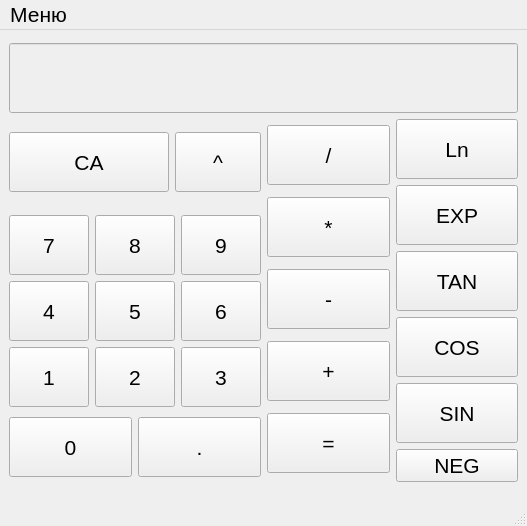
<?xml version="1.0" encoding="UTF-8"?>
<ui version="4.0">
 <class>MainWindow</class>
 <widget class="QMainWindow" name="MainWindow">
  <property name="geometry">
   <rect>
    <x>0</x>
    <y>0</y>
    <width>527</width>
    <height>526</height>
   </rect>
  </property>
  <property name="font">
   <font>
    <pointsize>16</pointsize>
   </font>
  </property>
  <property name="mouseTracking">
   <bool>false</bool>
  </property>
  <property name="focusPolicy">
   <enum>Qt::NoFocus</enum>
  </property>
  <property name="windowTitle">
   <string>Calculator</string>
  </property>
  <widget class="QWidget" name="centralwidget">
   <layout class="QGridLayout" name="gridLayout_2">
    <item row="0" column="0">
     <layout class="QGridLayout" name="gridLayout">
      <item row="0" column="0" colspan="3">
       <widget class="QLineEdit" name="Edit_screen">
        <property name="enabled">
         <bool>false</bool>
        </property>
        <property name="minimumSize">
         <size>
          <width>0</width>
          <height>70</height>
         </size>
        </property>
        <property name="font">
         <font>
          <pointsize>36</pointsize>
         </font>
        </property>
        <property name="text">
         <string/>
        </property>
       </widget>
      </item>
      <item row="1" column="0">
       <layout class="QHBoxLayout" name="horizontalLayout_5">
        <item>
         <widget class="QPushButton" name="Button_clean">
          <property name="minimumSize">
           <size>
            <width>160</width>
            <height>60</height>
           </size>
          </property>
          <property name="font">
           <font>
            <pointsize>16</pointsize>
           </font>
          </property>
          <property name="text">
           <string>CA</string>
          </property>
          <property name="shortcut">
           <string>Backspace</string>
          </property>
         </widget>
        </item>
        <item>
         <widget class="QPushButton" name="Button_power">
          <property name="minimumSize">
           <size>
            <width>0</width>
            <height>60</height>
           </size>
          </property>
          <property name="font">
           <font>
            <pointsize>16</pointsize>
           </font>
          </property>
          <property name="text">
           <string>^</string>
          </property>
          <property name="shortcut">
           <string>^</string>
          </property>
         </widget>
        </item>
       </layout>
      </item>
      <item row="1" column="1" rowspan="2">
       <layout class="QVBoxLayout" name="verticalLayout_4">
        <item>
         <widget class="QPushButton" name="Button_division">
          <property name="minimumSize">
           <size>
            <width>0</width>
            <height>60</height>
           </size>
          </property>
          <property name="font">
           <font>
            <pointsize>16</pointsize>
           </font>
          </property>
          <property name="text">
           <string>/</string>
          </property>
          <property name="shortcut">
           <string>/</string>
          </property>
         </widget>
        </item>
        <item>
         <widget class="QPushButton" name="Button_mult">
          <property name="minimumSize">
           <size>
            <width>0</width>
            <height>60</height>
           </size>
          </property>
          <property name="font">
           <font>
            <pointsize>16</pointsize>
           </font>
          </property>
          <property name="text">
           <string>*</string>
          </property>
          <property name="shortcut">
           <string>*</string>
          </property>
         </widget>
        </item>
        <item>
         <widget class="QPushButton" name="Button_minus">
          <property name="minimumSize">
           <size>
            <width>0</width>
            <height>60</height>
           </size>
          </property>
          <property name="font">
           <font>
            <pointsize>16</pointsize>
           </font>
          </property>
          <property name="text">
           <string>-</string>
          </property>
          <property name="shortcut">
           <string>-</string>
          </property>
         </widget>
        </item>
        <item>
         <widget class="QPushButton" name="Button_plus">
          <property name="minimumSize">
           <size>
            <width>0</width>
            <height>60</height>
           </size>
          </property>
          <property name="font">
           <font>
            <pointsize>16</pointsize>
           </font>
          </property>
          <property name="text">
           <string>+</string>
          </property>
          <property name="shortcut">
           <string>+</string>
          </property>
         </widget>
        </item>
        <item>
         <widget class="QPushButton" name="Button_equals">
          <property name="minimumSize">
           <size>
            <width>0</width>
            <height>60</height>
           </size>
          </property>
          <property name="font">
           <font>
            <pointsize>16</pointsize>
           </font>
          </property>
          <property name="text">
           <string>=</string>
          </property>
          <property name="shortcut">
           <string>Enter</string>
          </property>
         </widget>
        </item>
       </layout>
      </item>
      <item row="1" column="2" rowspan="2">
       <layout class="QVBoxLayout" name="verticalLayout_3">
        <item>
         <widget class="QPushButton" name="Button_ln">
          <property name="minimumSize">
           <size>
            <width>0</width>
            <height>60</height>
           </size>
          </property>
          <property name="font">
           <font>
            <pointsize>16</pointsize>
           </font>
          </property>
          <property name="text">
           <string>Ln</string>
          </property>
          <property name="shortcut">
           <string>L</string>
          </property>
         </widget>
        </item>
        <item>
         <widget class="QPushButton" name="Button_exp">
          <property name="minimumSize">
           <size>
            <width>0</width>
            <height>60</height>
           </size>
          </property>
          <property name="font">
           <font>
            <pointsize>16</pointsize>
           </font>
          </property>
          <property name="text">
           <string>EXP</string>
          </property>
          <property name="shortcut">
           <string>E</string>
          </property>
         </widget>
        </item>
        <item>
         <widget class="QPushButton" name="Button_tan">
          <property name="minimumSize">
           <size>
            <width>0</width>
            <height>60</height>
           </size>
          </property>
          <property name="font">
           <font>
            <pointsize>16</pointsize>
           </font>
          </property>
          <property name="text">
           <string>TAN</string>
          </property>
          <property name="shortcut">
           <string>T</string>
          </property>
         </widget>
        </item>
        <item>
         <widget class="QPushButton" name="Button_cos">
          <property name="minimumSize">
           <size>
            <width>0</width>
            <height>60</height>
           </size>
          </property>
          <property name="font">
           <font>
            <pointsize>16</pointsize>
           </font>
          </property>
          <property name="text">
           <string>COS</string>
          </property>
          <property name="shortcut">
           <string>C</string>
          </property>
         </widget>
        </item>
        <item>
         <widget class="QPushButton" name="Button_sin">
          <property name="minimumSize">
           <size>
            <width>0</width>
            <height>60</height>
           </size>
          </property>
          <property name="font">
           <font>
            <pointsize>16</pointsize>
           </font>
          </property>
          <property name="text">
           <string>SIN</string>
          </property>
          <property name="shortcut">
           <string>S</string>
          </property>
         </widget>
        </item>
        <item>
         <widget class="QPushButton" name="pushButton">
          <property name="text">
           <string>NEG</string>
          </property>
         </widget>
        </item>
       </layout>
      </item>
      <item row="2" column="0">
       <layout class="QVBoxLayout" name="verticalLayout_2">
        <item>
         <layout class="QVBoxLayout" name="verticalLayout">
          <item>
           <layout class="QHBoxLayout" name="horizontalLayout_3">
            <item>
             <widget class="QPushButton" name="Button_7">
              <property name="minimumSize">
               <size>
                <width>0</width>
                <height>60</height>
               </size>
              </property>
              <property name="font">
               <font>
                <pointsize>16</pointsize>
               </font>
              </property>
              <property name="text">
               <string>7</string>
              </property>
              <property name="shortcut">
               <string>7</string>
              </property>
             </widget>
            </item>
            <item>
             <widget class="QPushButton" name="Button_8">
              <property name="minimumSize">
               <size>
                <width>0</width>
                <height>60</height>
               </size>
              </property>
              <property name="font">
               <font>
                <pointsize>16</pointsize>
               </font>
              </property>
              <property name="text">
               <string>8</string>
              </property>
              <property name="shortcut">
               <string>8</string>
              </property>
             </widget>
            </item>
            <item>
             <widget class="QPushButton" name="Button_9">
              <property name="minimumSize">
               <size>
                <width>0</width>
                <height>60</height>
               </size>
              </property>
              <property name="font">
               <font>
                <pointsize>16</pointsize>
               </font>
              </property>
              <property name="text">
               <string>9</string>
              </property>
              <property name="shortcut">
               <string>9</string>
              </property>
             </widget>
            </item>
           </layout>
          </item>
          <item>
           <layout class="QHBoxLayout" name="horizontalLayout_2">
            <item>
             <widget class="QPushButton" name="Button_4">
              <property name="minimumSize">
               <size>
                <width>0</width>
                <height>60</height>
               </size>
              </property>
              <property name="font">
               <font>
                <pointsize>16</pointsize>
               </font>
              </property>
              <property name="text">
               <string>4</string>
              </property>
              <property name="shortcut">
               <string>4</string>
              </property>
             </widget>
            </item>
            <item>
             <widget class="QPushButton" name="Button_5">
              <property name="minimumSize">
               <size>
                <width>0</width>
                <height>60</height>
               </size>
              </property>
              <property name="font">
               <font>
                <pointsize>16</pointsize>
               </font>
              </property>
              <property name="text">
               <string>5</string>
              </property>
              <property name="shortcut">
               <string>5</string>
              </property>
             </widget>
            </item>
            <item>
             <widget class="QPushButton" name="Button_6">
              <property name="minimumSize">
               <size>
                <width>0</width>
                <height>60</height>
               </size>
              </property>
              <property name="font">
               <font>
                <pointsize>16</pointsize>
               </font>
              </property>
              <property name="text">
               <string>6</string>
              </property>
              <property name="shortcut">
               <string>6</string>
              </property>
             </widget>
            </item>
           </layout>
          </item>
          <item>
           <layout class="QHBoxLayout" name="horizontalLayout">
            <item>
             <widget class="QPushButton" name="Button_1">
              <property name="minimumSize">
               <size>
                <width>0</width>
                <height>60</height>
               </size>
              </property>
              <property name="font">
               <font>
                <pointsize>16</pointsize>
               </font>
              </property>
              <property name="text">
               <string>1</string>
              </property>
              <property name="shortcut">
               <string>1</string>
              </property>
             </widget>
            </item>
            <item>
             <widget class="QPushButton" name="Button_2">
              <property name="minimumSize">
               <size>
                <width>0</width>
                <height>60</height>
               </size>
              </property>
              <property name="font">
               <font>
                <pointsize>16</pointsize>
               </font>
              </property>
              <property name="text">
               <string>2</string>
              </property>
              <property name="shortcut">
               <string>2</string>
              </property>
             </widget>
            </item>
            <item>
             <widget class="QPushButton" name="Button_3">
              <property name="minimumSize">
               <size>
                <width>0</width>
                <height>60</height>
               </size>
              </property>
              <property name="font">
               <font>
                <pointsize>16</pointsize>
               </font>
              </property>
              <property name="text">
               <string>3</string>
              </property>
              <property name="shortcut">
               <string>3</string>
              </property>
             </widget>
            </item>
           </layout>
          </item>
         </layout>
        </item>
        <item>
         <layout class="QHBoxLayout" name="horizontalLayout_4">
          <item>
           <widget class="QPushButton" name="Button_0">
            <property name="minimumSize">
             <size>
              <width>0</width>
              <height>60</height>
             </size>
            </property>
            <property name="font">
             <font>
              <pointsize>16</pointsize>
             </font>
            </property>
            <property name="text">
             <string>0</string>
            </property>
            <property name="shortcut">
             <string>0</string>
            </property>
           </widget>
          </item>
          <item>
           <widget class="QPushButton" name="Button_dot">
            <property name="minimumSize">
             <size>
              <width>0</width>
              <height>60</height>
             </size>
            </property>
            <property name="font">
             <font>
              <pointsize>16</pointsize>
             </font>
            </property>
            <property name="text">
             <string>.</string>
            </property>
            <property name="shortcut">
             <string>,</string>
            </property>
           </widget>
          </item>
         </layout>
        </item>
       </layout>
      </item>
     </layout>
    </item>
   </layout>
  </widget>
  <widget class="QMenuBar" name="menubar">
   <property name="geometry">
    <rect>
     <x>0</x>
     <y>0</y>
     <width>527</width>
     <height>35</height>
    </rect>
   </property>
   <property name="font">
    <font>
     <pointsize>16</pointsize>
    </font>
   </property>
   <widget class="QMenu" name="menu">
    <property name="font">
     <font>
      <pointsize>10</pointsize>
     </font>
    </property>
    <property name="title">
     <string>Меню</string>
    </property>
    <addaction name="about_programm"/>
    <addaction name="about_developer"/>
   </widget>
   <addaction name="menu"/>
  </widget>
  <widget class="QStatusBar" name="statusbar"/>
  <action name="about_programm">
   <property name="text">
    <string>О программе</string>
   </property>
   <property name="font">
    <font>
     <pointsize>14</pointsize>
    </font>
   </property>
  </action>
  <action name="about_developer">
   <property name="text">
    <string>О разработчике</string>
   </property>
   <property name="font">
    <font>
     <pointsize>14</pointsize>
    </font>
   </property>
  </action>
 </widget>
 <resources/>
 <connections/>
</ui>
